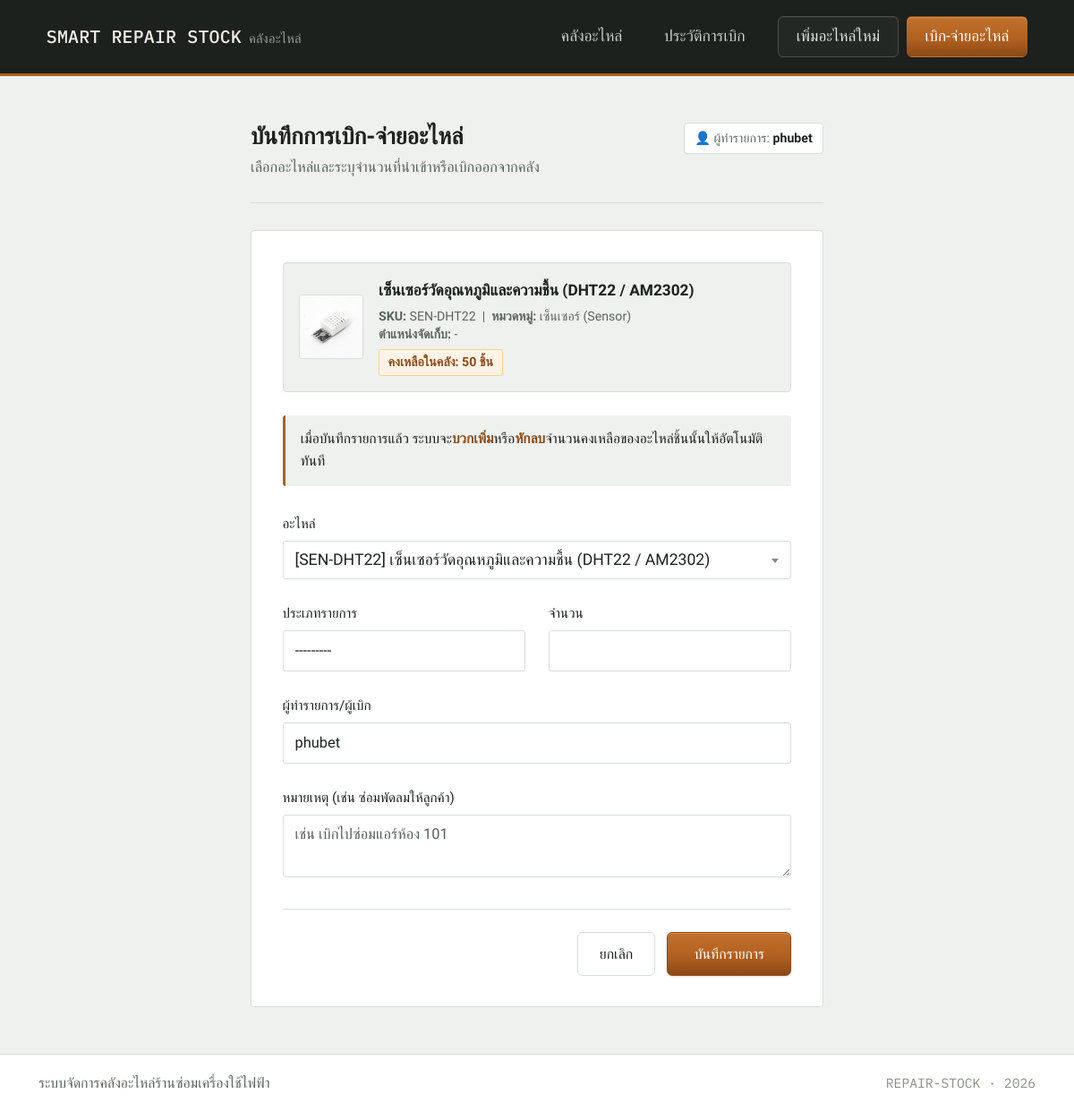
Page /transaction/add/?part_id=2 (signed in) on the earlier database version.
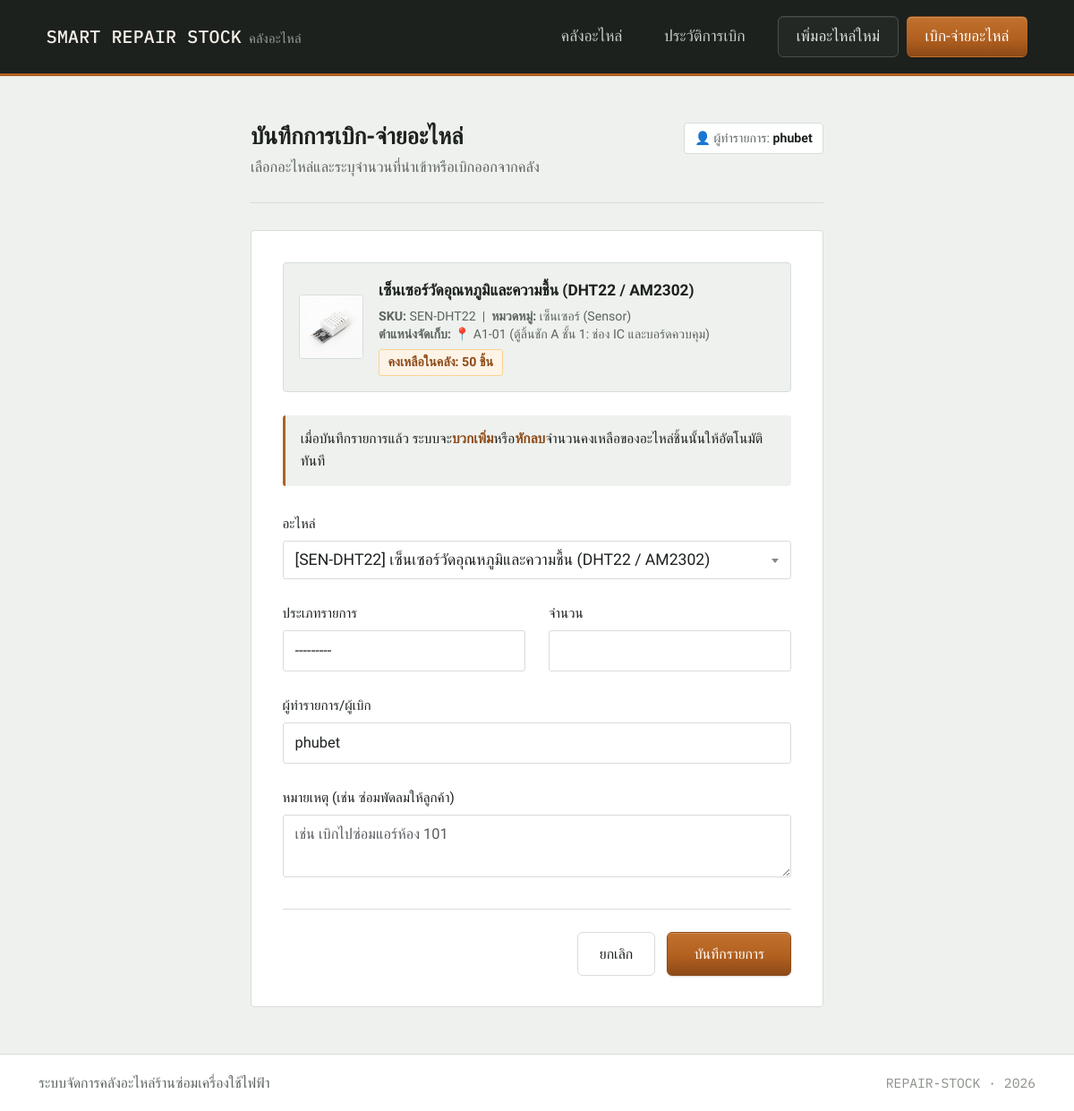
Same page on the later database version.
### parts_app/models.py (models this page shows)
class SparePart(models.Model):
    CATEGORY_CHOICES = (
        ('IC', 'ไอซี/แผงวงจร (IC/Board)'),
        ('SENSOR', 'เซ็นเซอร์ (Sensor)'),
        ('SWITCH', 'สวิตช์/เบรกเกอร์ (Switch/Breaker)'),
        ('RELAY', 'รีเลย์ (Relay)'),
        ('CABLE', 'สายไฟ/อุปกรณ์เชื่อมต่อ (Cable/Connector)'),
        ('OTHER', 'อื่นๆ (Others)'),
    )
    part_code = models.CharField(max_length=50, unique=True, verbose_name="รหัสสินค้า (SKU)")
    name = models.CharField(max_length=200, verbose_name="ชื่ออะไหล่")
    category = models.CharField(max_length=20, choices=CATEGORY_CHOICES, verbose_name="หมวดหมู่")
    quantity = models.PositiveIntegerField(default=0, verbose_name="จำนวนคงเหลือ (ชิ้น)")
    location = models.CharField(max_length=100, blank=True, null=True, verbose_name="ตำแหน่งจัดเก็บ (เช่น ตู้ A ชั้น 2)")
    import_date = models.DateField(verbose_name="วันที่นำเข้าล่าสุด")
    specifications = models.TextField(blank=True, verbose_name="สเปกและรายละเอียดทางเทคนิค")
    image = models.ImageField(upload_to='parts/', blank=True, null=True, verbose_name="รูปภาพอะไหล่")
    def __str__(self):
        return f"[{self.part_code}] {self.name}"

### parts_app/views.py (the view)
# urls.py: path('transaction/add/', views.transaction_create, name='transaction_create'),
@login_required(login_url='accounts:login')
def transaction_create(request):
    part_id = request.GET.get('part_id')
    selected_part = None
    if part_id:
        selected_part = get_object_or_404(SparePart, pk=part_id)
    full_name = request.user.get_full_name().strip()
    user_display = full_name if full_name else request.user.username
    if request.method == 'POST':
        form = TransactionForm(request.POST)
        if form.is_valid():
            transaction = form.save(commit=False)
            part = transaction.part
            if transaction.action_type == 'IN':
                part.quantity += transaction.quantity
            elif transaction.action_type == 'OUT':
                if part.quantity >= transaction.quantity:
                    part.quantity -= transaction.quantity
                else:
                    form.add_error('quantity', f'สินค้าไม่พอ! (คงเหลือในคลัง {part.quantity} ชิ้น)')
                    return render(request, 'transaction_form.html', {
                        'form': form,
                        'selected_part': part
                    })
            if not transaction.action_by:
                transaction.action_by = user_display
            part.save()
            transaction.save()
            messages.success(request, f'บันทึกรายการ {transaction.get_action_type_display()} เรียบร้อยแล้ว')
            return redirect('transaction_history')
    else:
        initial_data = {
            'action_by': user_display
        }
        if selected_part:
            initial_data['part'] = selected_part
        form = TransactionForm(initial=initial_data)
    return render(request, 'transaction_form.html', {
        'form': form,
        'selected_part': selected_part
    })

### parts_app/forms.py
class TransactionForm(forms.ModelForm):
    class Meta:
        model = Transaction
        fields = ['part', 'action_type', 'quantity', 'action_by', 'note']
        widgets = {
            'part': forms.Select(attrs={'class': 'form-select'}),
            'action_type': forms.Select(attrs={'class': 'form-select'}),
            'quantity': forms.NumberInput(attrs={'class': 'form-control', 'min': '1'}),
            'action_by': forms.TextInput(attrs={'class': 'form-control', 'placeholder': 'เช่น นายสมชาย ช่างซ่อมบำรุง'}),
            'note': forms.Textarea(attrs={'class': 'form-control', 'rows': 2, 'placeholder': 'เช่น เบิกไปซ่อมแอร์ห้อง 101'}),
        }

### parts_app/templates/transaction_form.html (shortened to what this page needs)
{% extends 'base.html' %}
{% block content %}
<link href="https://cdn.jsdelivr.net/npm/select2@4.1.0-rc.0/dist/css/select2.min.css" rel="stylesheet" />
<div class="page-header">
    <div style="display: flex; justify-content: space-between; align-items: flex-start;">
        <div>
            <h1>บันทึกการเบิก-จ่ายอะไหล่</h1>
            <p>เลือกอะไหล่และระบุจำนวนที่นำเข้าหรือเบิกออกจากคลัง</p>
        </div>
        {% if request.user.is_authenticated %}
            <span style="font-size: 0.82rem; background: var(--panel); border: 1px solid var(--line); padding: 0.3rem 0.65rem; border-radius: 4px; color: var(--muted);">
                👤 ผู้ทำรายการ: <strong style="color: var(--ink);">{{ request.user.username }}</strong>
            </span>
        {% endif %}
    </div>
</div>
<div class="form-wrap">
    <div class="panel-card">
        {% if selected_part %}
            <div class="part-summary-card">
                {% if selected_part.image %}
                    <img src="{{ selected_part.image.url }}" alt="{{ selected_part.name }}" class="part-summary-thumb">
                {% else %}
                    <div class="part-summary-thumb-empty">ไม่มีรูป</div>
                {% endif %}
                <div class="part-summary-details">
                    <div class="part-summary-name">{{ selected_part.name }}</div>
                    <div class="part-summary-meta">
                        <strong>SKU:</strong> {{ selected_part.part_code }} &nbsp;|&nbsp;
                        <strong>หมวดหมู่:</strong> {{ selected_part.get_category_display }}<br>
                        <strong>ตำแหน่งจัดเก็บ:</strong>
                        {% if selected_part.location %}
                            📍 {{ selected_part.location }}
                        {% else %}
                            -
                        {% endif %}
                    </div>
                    <div class="part-summary-stock">
                        คงเหลือในคลัง: {{ selected_part.quantity }} ชิ้น
                    </div>
                </div>
            </div>
        {% endif %}
        <div class="note-box">
            เมื่อบันทึกรายการแล้ว ระบบจะ<strong>บวกเพิ่ม</strong>หรือ<strong>หักลบ</strong>จำนวนคงเหลือของอะไหล่ชิ้นนั้นให้อัตโนมัติทันที
        </div>
        <form method="POST">
            <div class="row g-4">
                {% for field in form %}
                    <div class="col-12 {% if field.name == 'action_type' or field.name == 'quantity' %}col-md-6{% endif %}">
                        <div class="field-block">
                            <label>{{ field.label }}</label>
                            {{ field }}
                        </div>
                    </div>
                {% endfor %}
            </div>
            <div class="form-footer">
                <a href="{% url 'part_list' %}" class="btn-cancel">ยกเลิก</a>
                <button type="submit" class="btn-save">บันทึกรายการ</button>
            </div>
        </form>
    </div>
</div>
{% endblock %}

Differences in the rows shown:
changed SparePart "เซ็นเซอร์วัดอุณหภูมิและความชื้น (DHT22 / AM2302)": location (not shown) → "A1-01 (ตู้ลิ้นชัก A ชั้น 1: ช่อง IC และบอร์ดควบคุม)"
